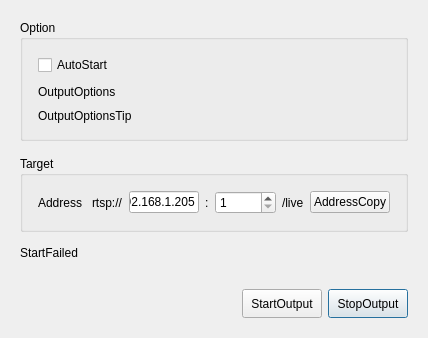
<?xml version="1.0" encoding="UTF-8"?>
<ui version="4.0">
 <class>RtspProperties</class>
 <widget class="QDialog" name="RtspProperties">
  <property name="geometry">
   <rect>
    <x>0</x>
    <y>0</y>
    <width>428</width>
    <height>332</height>
   </rect>
  </property>
  <property name="sizePolicy">
   <sizepolicy hsizetype="Fixed" vsizetype="Fixed">
    <horstretch>0</horstretch>
    <verstretch>0</verstretch>
   </sizepolicy>
  </property>
  <property name="windowTitle">
   <string>RtspServer</string>
  </property>
  <layout class="QVBoxLayout" name="verticalLayout_2">
   <property name="spacing">
    <number>15</number>
   </property>
   <property name="leftMargin">
    <number>20</number>
   </property>
   <property name="topMargin">
    <number>20</number>
   </property>
   <property name="rightMargin">
    <number>20</number>
   </property>
   <property name="bottomMargin">
    <number>20</number>
   </property>
   <item>
    <widget class="QGroupBox" name="groupBoxOption">
     <property name="sizePolicy">
      <sizepolicy hsizetype="Preferred" vsizetype="Fixed">
       <horstretch>0</horstretch>
       <verstretch>0</verstretch>
      </sizepolicy>
     </property>
     <property name="title">
      <string>Option</string>
     </property>
     <layout class="QFormLayout" name="formLayout">
      <property name="rowWrapPolicy">
       <enum>QFormLayout::WrapAllRows</enum>
      </property>
      <property name="horizontalSpacing">
       <number>10</number>
      </property>
      <property name="verticalSpacing">
       <number>10</number>
      </property>
      <property name="leftMargin">
       <number>15</number>
      </property>
      <property name="topMargin">
       <number>15</number>
      </property>
      <property name="rightMargin">
       <number>15</number>
      </property>
      <property name="bottomMargin">
       <number>15</number>
      </property>
      <item row="0" column="1">
       <widget class="QCheckBox" name="checkBoxAuto">
        <property name="sizePolicy">
         <sizepolicy hsizetype="Preferred" vsizetype="Fixed">
          <horstretch>0</horstretch>
          <verstretch>0</verstretch>
         </sizepolicy>
        </property>
        <property name="text">
         <string>AutoStart</string>
        </property>
       </widget>
      </item>
      <item row="1" column="0">
       <widget class="QLabel" name="labelOutputOptions">
        <property name="text">
         <string>OutputOptions</string>
        </property>
       </widget>
      </item>
      <item row="1" column="1">
       <widget class="QLabel" name="labelOutputOptionsTip">
        <property name="text">
         <string>OutputOptionsTip</string>
        </property>
       </widget>
      </item>
     </layout>
    </widget>
   </item>
   <item>
    <widget class="QGroupBox" name="groupBoxTarget">
     <property name="sizePolicy">
      <sizepolicy hsizetype="Preferred" vsizetype="Fixed">
       <horstretch>0</horstretch>
       <verstretch>0</verstretch>
      </sizepolicy>
     </property>
     <property name="title">
      <string>Target</string>
     </property>
     <layout class="QFormLayout" name="formLayout_2">
      <property name="horizontalSpacing">
       <number>10</number>
      </property>
      <property name="verticalSpacing">
       <number>10</number>
      </property>
      <property name="leftMargin">
       <number>15</number>
      </property>
      <property name="topMargin">
       <number>15</number>
      </property>
      <property name="rightMargin">
       <number>15</number>
      </property>
      <property name="bottomMargin">
       <number>15</number>
      </property>
      <item row="0" column="0">
       <widget class="QLabel" name="labelAddress">
        <property name="sizePolicy">
         <sizepolicy hsizetype="Preferred" vsizetype="Preferred">
          <horstretch>0</horstretch>
          <verstretch>0</verstretch>
         </sizepolicy>
        </property>
        <property name="text">
         <string>Address</string>
        </property>
        <property name="alignment">
         <set>Qt::AlignRight|Qt::AlignTrailing|Qt::AlignVCenter</set>
        </property>
       </widget>
      </item>
      <item row="0" column="1">
       <widget class="QWidget" name="widgetAddress" native="true">
        <property name="sizePolicy">
         <sizepolicy hsizetype="Preferred" vsizetype="Preferred">
          <horstretch>0</horstretch>
          <verstretch>0</verstretch>
         </sizepolicy>
        </property>
        <layout class="QHBoxLayout" name="horizontalLayout">
         <property name="leftMargin">
          <number>0</number>
         </property>
         <property name="topMargin">
          <number>0</number>
         </property>
         <property name="rightMargin">
          <number>0</number>
         </property>
         <property name="bottomMargin">
          <number>0</number>
         </property>
         <item>
          <widget class="QLabel" name="labelAddressPrefix">
           <property name="sizePolicy">
            <sizepolicy hsizetype="Fixed" vsizetype="Preferred">
             <horstretch>0</horstretch>
             <verstretch>0</verstretch>
            </sizepolicy>
           </property>
           <property name="text">
            <string>rtsp://</string>
           </property>
          </widget>
         </item>
         <item>
            <widget class="QLineEdit" name="labelHost">
                <property name="text">
                    <string>192.168.1.205</string>
                </property>
            </widget>
         </item>
         <item>
          <widget class="QLabel" name="labelAddressPostfix">
           <property name="sizePolicy">
            <sizepolicy hsizetype="Fixed" vsizetype="Preferred">
             <horstretch>0</horstretch>
             <verstretch>0</verstretch>
            </sizepolicy>
           </property>
           <property name="text">
            <string>:</string>
           </property>
          </widget>
         </item>
         <item>
          <widget class="QSpinBox" name="spinBoxPort">
           <property name="minimum">
            <number>1</number>
           </property>
           <property name="maximum">
            <number>65535</number>
           </property>
          </widget>
         </item>
         <item>
          <widget class="QLabel" name="labelAddressSuffix">
           <property name="text">
            <string>/live</string>
           </property>
          </widget>
         </item>
         <item>
          <widget class="QPushButton" name="pushButtonAddressCopy">
           <property name="sizePolicy">
            <sizepolicy hsizetype="Fixed" vsizetype="Fixed">
             <horstretch>0</horstretch>
             <verstretch>0</verstretch>
            </sizepolicy>
           </property>
           <property name="text">
            <string>AddressCopy</string>
           </property>
          </widget>
         </item>
        </layout>
        <zorder>pushButtonAddressCopy</zorder>
        <zorder>labelAddressSuffix</zorder>
        <zorder>spinBoxPort</zorder>
        <zorder>labelAddressPrefix</zorder>
       </widget>
      </item>
     </layout>
     <zorder>widgetAddress</zorder>
     <zorder>labelAddress</zorder>
    </widget>
   </item>
   <item>
    <widget class="QWidget" name="widgetMessage" native="true">
     <property name="sizePolicy">
      <sizepolicy hsizetype="Preferred" vsizetype="Fixed">
       <horstretch>0</horstretch>
       <verstretch>0</verstretch>
      </sizepolicy>
     </property>
     <property name="minimumSize">
      <size>
       <width>0</width>
       <height>12</height>
      </size>
     </property>
     <layout class="QVBoxLayout" name="verticalLayout">
      <property name="spacing">
       <number>0</number>
      </property>
      <property name="leftMargin">
       <number>0</number>
      </property>
      <property name="topMargin">
       <number>0</number>
      </property>
      <property name="rightMargin">
       <number>0</number>
      </property>
      <property name="bottomMargin">
       <number>0</number>
      </property>
      <item>
       <widget class="QLabel" name="labelMessage">
        <property name="sizePolicy">
         <sizepolicy hsizetype="Preferred" vsizetype="Fixed">
          <horstretch>0</horstretch>
          <verstretch>0</verstretch>
         </sizepolicy>
        </property>
        <property name="minimumSize">
         <size>
          <width>0</width>
          <height>0</height>
         </size>
        </property>
        <property name="text">
         <string>StartFailed</string>
        </property>
        <property name="margin">
         <number>0</number>
        </property>
       </widget>
      </item>
     </layout>
    </widget>
   </item>
   <item>
    <widget class="QWidget" name="widgetFill" native="true">
     <property name="sizePolicy">
      <sizepolicy hsizetype="Preferred" vsizetype="Preferred">
       <horstretch>0</horstretch>
       <verstretch>0</verstretch>
      </sizepolicy>
     </property>
    </widget>
   </item>
   <item alignment="Qt::AlignRight">
    <widget class="QWidget" name="widgetStartOrStop" native="true">
     <property name="sizePolicy">
      <sizepolicy hsizetype="Fixed" vsizetype="Fixed">
       <horstretch>0</horstretch>
       <verstretch>0</verstretch>
      </sizepolicy>
     </property>
     <layout class="QHBoxLayout" name="horizontalLayout_2" stretch="0,0">
      <property name="sizeConstraint">
       <enum>QLayout::SetDefaultConstraint</enum>
      </property>
      <property name="leftMargin">
       <number>0</number>
      </property>
      <property name="topMargin">
       <number>0</number>
      </property>
      <property name="rightMargin">
       <number>0</number>
      </property>
      <property name="bottomMargin">
       <number>0</number>
      </property>
      <item>
       <widget class="QPushButton" name="pushButtonStart">
        <property name="sizePolicy">
         <sizepolicy hsizetype="Minimum" vsizetype="Minimum">
          <horstretch>0</horstretch>
          <verstretch>0</verstretch>
         </sizepolicy>
        </property>
        <property name="minimumSize">
         <size>
          <width>75</width>
          <height>29</height>
         </size>
        </property>
        <property name="text">
         <string>StartOutput</string>
        </property>
        <property name="default">
         <bool>true</bool>
        </property>
        <property name="flat">
         <bool>false</bool>
        </property>
       </widget>
      </item>
      <item>
       <widget class="QPushButton" name="pushButtonStop">
        <property name="sizePolicy">
         <sizepolicy hsizetype="Minimum" vsizetype="Minimum">
          <horstretch>0</horstretch>
          <verstretch>0</verstretch>
         </sizepolicy>
        </property>
        <property name="minimumSize">
         <size>
          <width>75</width>
          <height>29</height>
         </size>
        </property>
        <property name="text">
         <string>StopOutput</string>
        </property>
        <property name="iconSize">
         <size>
          <width>16</width>
          <height>16</height>
         </size>
        </property>
        <property name="autoDefault">
         <bool>true</bool>
        </property>
        <property name="default">
         <bool>true</bool>
        </property>
        <property name="flat">
         <bool>false</bool>
        </property>
       </widget>
      </item>
     </layout>
    </widget>
   </item>
  </layout>
  <zorder>widgetStartOrStop</zorder>
  <zorder>groupBoxTarget</zorder>
  <zorder>groupBoxOption</zorder>
  <zorder>widgetMessage</zorder>
  <zorder>widgetFill</zorder>
 </widget>
 <layoutdefault spacing="6" margin="11"/>
 <tabstops>
  <tabstop>checkBoxAuto</tabstop>
  <tabstop>spinBoxPort</tabstop>
  <tabstop>pushButtonAddressCopy</tabstop>
  <tabstop>pushButtonStart</tabstop>
  <tabstop>pushButtonStop</tabstop>
 </tabstops>
 <resources/>
 <connections/>
</ui>
